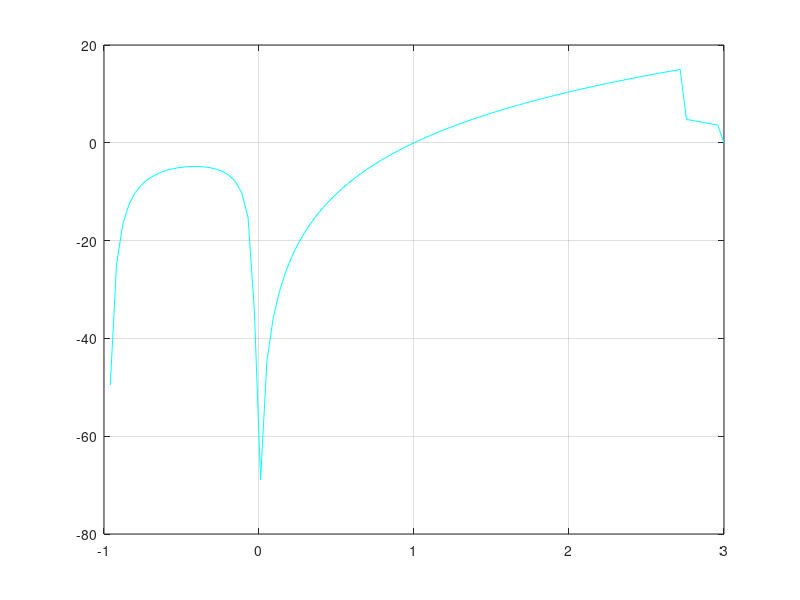

MATLAB code for this plot:
close all; clear all; clc;

%Variable declaration
x0 = -1;
xf = 3;
n = 100;

%X vector initialization
x = linspace(x0,xf,n);

%Y vector initialization
y = zeros(1,length(x));

%For loop to determine y for every x
for i = 1:length(x)
    %Conditional statements to determine which function to evaluate at x
    if x(i) >= -1 && x(i) < 0
        y(i) = (x(i)^2+1)/(x(i)^2+x(i));
    elseif x(i) >= 0 && x(i) < 2.718
        y(i) = 15*log(x(i));
    elseif x(i) >=2.718 && x(i) < 3
        y(i) = 12.386 - x(i)^2;
    end
end

%Plotting in cyan
plot(x,y,'c');
grid on;

